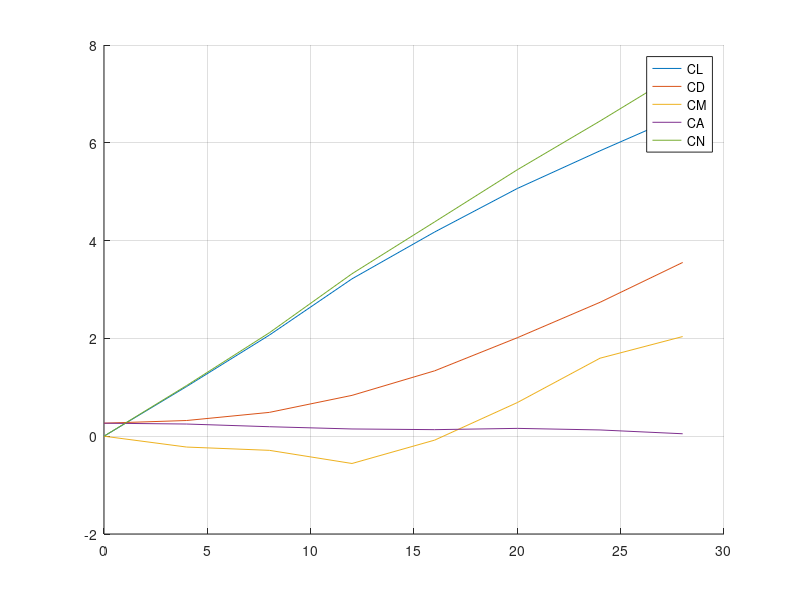

Source code (MATLAB):
clear; clc; close all;

Alpha = [     0,      4,      8,     12,     16,     20,     24,     28];
CL    = [     0,  1.017,  2.067,  3.218,  4.176,  5.066,  5.836,  6.576];
CD    = [ 0.266,  0.321,  0.487,  0.835,  1.337,  2.014,  2.738,  3.553];
CM    = [ 0.000, -0.222, -0.289, -0.558, -0.080,  0.688,  1.595,  2.038];

CN    = [ 0.000,  1.037,  2.115,  3.322,  4.383,  5.449,  6.445,  7.475];
CA    = [ 0.266,  0.249,  0.194,  0.148,  0.134,  0.160,  0.128,  0.050];

X_CP  = [-0.295, -0.214, -0.136, -0.168, -0.018,  0.126,  0.247,  0.273];

Table = [Alpha' CN' CM' CA' CL' CD' X_CP'];

figure;
hold on;
plot(Alpha, CL);
plot(Alpha, CD);
plot(Alpha, CM);
plot(Alpha, CA);
plot(Alpha, CN);
legend('CL', 'CD', 'CM', 'CA', 'CN');
% legend('CL', 'CD', 'CM');
grid on;
hold off;

% Lets assume
v = 20; % m/s or just barely mach 0.2
rho = 1.2041;
S = 1.4575;

% calculate dynamic pressure
q = 0.5*rho*v^2;

alp = 4;

i = find(Alpha>=alp,1,'first');

Lift = CL(i) * q * S;
Drag = CD(i) * q * S;
Moment = CM(i) * q * S;

Normal = CN(i) * q * S;
Axial = CA(i) * q * S;

LiftFromAN = Normal*cos(alp) - Axial*sin(alp);
DragFromAN = Normal*sin(alp) + Axial*cos(alp);
NormalFromLD = Lift*cos(alp) - Drag*sin(alp);
AxialFromLD = -1*Lift*sin(alp) + Drag*cos(alp);


% [Lift, LiftFromAN]
% [Drag, DragFromAN]
% [Normal, NormalFromLD]
% [Axial, AxialFromLD]




